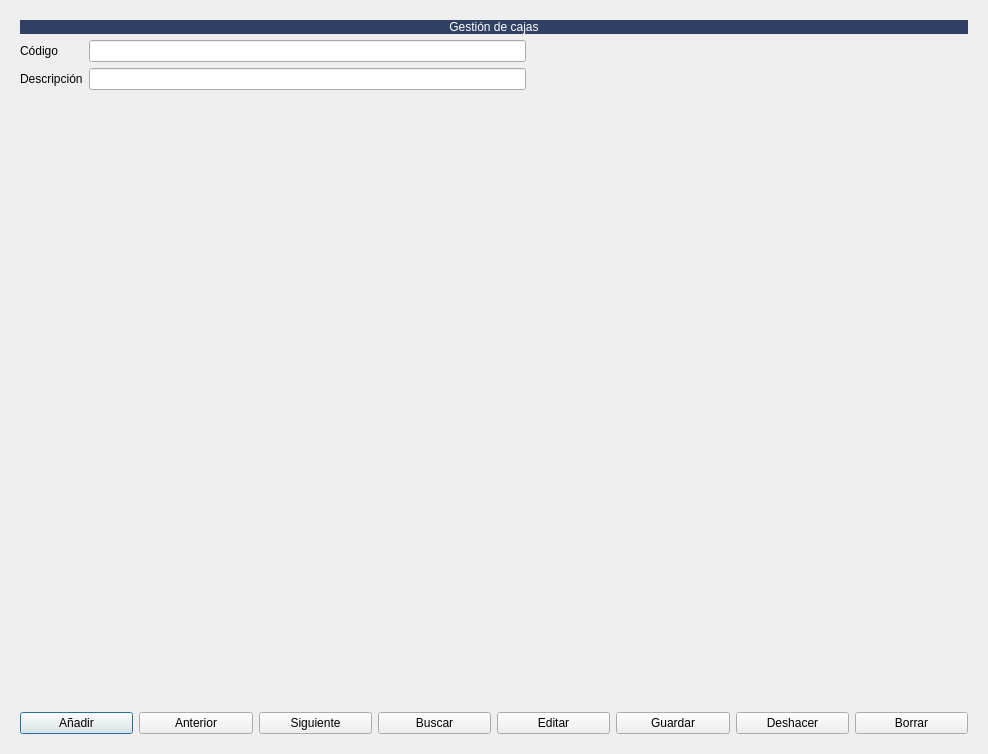
<?xml version="1.0" encoding="UTF-8"?>
<ui version="4.0">
 <class>FrmCajas</class>
 <widget class="QDialog" name="FrmCajas">
  <property name="geometry">
   <rect>
    <x>0</x>
    <y>0</y>
    <width>988</width>
    <height>754</height>
   </rect>
  </property>
  <property name="windowTitle">
   <string>Form</string>
  </property>
  <layout class="QGridLayout" name="gridLayout">
   <item row="0" column="1">
    <widget class="QStackedWidget" name="stackedWidget">
     <property name="currentIndex">
      <number>1</number>
     </property>
     <widget class="QWidget" name="page">
      <layout class="QGridLayout" name="gridLayout_2">
       <item row="0" column="0">
        <widget class="QTableView" name="tablaBusqueda"/>
       </item>
      </layout>
     </widget>
     <widget class="QWidget" name="page_2">
      <layout class="QGridLayout" name="gridLayout_3">
       <item row="1" column="0">
        <widget class="QLabel" name="label_2">
         <property name="text">
          <string>Código</string>
         </property>
         <property name="buddy">
          <cstring>lineEditCaja</cstring>
         </property>
        </widget>
       </item>
       <item row="3" column="2">
        <spacer name="verticalSpacer">
         <property name="orientation">
          <enum>Qt::Vertical</enum>
         </property>
         <property name="sizeHint" stdset="0">
          <size>
           <width>20</width>
           <height>40</height>
          </size>
         </property>
        </spacer>
       </item>
       <item row="1" column="1">
        <widget class="QLineEdit" name="lineEditCaja">
         <property name="enabled">
          <bool>true</bool>
         </property>
        </widget>
       </item>
       <item row="0" column="0" colspan="3">
        <widget class="QLabel" name="label">
         <property name="palette">
          <palette>
           <active>
            <colorrole role="WindowText">
             <brush brushstyle="SolidPattern">
              <color alpha="255">
               <red>255</red>
               <green>255</green>
               <blue>255</blue>
              </color>
             </brush>
            </colorrole>
            <colorrole role="Button">
             <brush brushstyle="SolidPattern">
              <color alpha="255">
               <red>48</red>
               <green>65</green>
               <blue>99</blue>
              </color>
             </brush>
            </colorrole>
            <colorrole role="Light">
             <brush brushstyle="SolidPattern">
              <color alpha="255">
               <red>0</red>
               <green>0</green>
               <blue>191</blue>
              </color>
             </brush>
            </colorrole>
            <colorrole role="Midlight">
             <brush brushstyle="SolidPattern">
              <color alpha="255">
               <red>0</red>
               <green>0</green>
               <blue>159</blue>
              </color>
             </brush>
            </colorrole>
            <colorrole role="Dark">
             <brush brushstyle="SolidPattern">
              <color alpha="255">
               <red>0</red>
               <green>0</green>
               <blue>63</blue>
              </color>
             </brush>
            </colorrole>
            <colorrole role="Mid">
             <brush brushstyle="SolidPattern">
              <color alpha="255">
               <red>0</red>
               <green>0</green>
               <blue>84</blue>
              </color>
             </brush>
            </colorrole>
            <colorrole role="Text">
             <brush brushstyle="SolidPattern">
              <color alpha="255">
               <red>255</red>
               <green>255</green>
               <blue>255</blue>
              </color>
             </brush>
            </colorrole>
            <colorrole role="BrightText">
             <brush brushstyle="SolidPattern">
              <color alpha="255">
               <red>255</red>
               <green>255</green>
               <blue>255</blue>
              </color>
             </brush>
            </colorrole>
            <colorrole role="ButtonText">
             <brush brushstyle="SolidPattern">
              <color alpha="255">
               <red>255</red>
               <green>255</green>
               <blue>255</blue>
              </color>
             </brush>
            </colorrole>
            <colorrole role="Base">
             <brush brushstyle="SolidPattern">
              <color alpha="255">
               <red>48</red>
               <green>65</green>
               <blue>99</blue>
              </color>
             </brush>
            </colorrole>
            <colorrole role="Window">
             <brush brushstyle="SolidPattern">
              <color alpha="255">
               <red>48</red>
               <green>65</green>
               <blue>99</blue>
              </color>
             </brush>
            </colorrole>
            <colorrole role="Shadow">
             <brush brushstyle="SolidPattern">
              <color alpha="255">
               <red>0</red>
               <green>0</green>
               <blue>0</blue>
              </color>
             </brush>
            </colorrole>
            <colorrole role="AlternateBase">
             <brush brushstyle="SolidPattern">
              <color alpha="255">
               <red>0</red>
               <green>0</green>
               <blue>63</blue>
              </color>
             </brush>
            </colorrole>
            <colorrole role="ToolTipBase">
             <brush brushstyle="SolidPattern">
              <color alpha="255">
               <red>255</red>
               <green>255</green>
               <blue>220</blue>
              </color>
             </brush>
            </colorrole>
            <colorrole role="ToolTipText">
             <brush brushstyle="SolidPattern">
              <color alpha="255">
               <red>0</red>
               <green>0</green>
               <blue>0</blue>
              </color>
             </brush>
            </colorrole>
           </active>
           <inactive>
            <colorrole role="WindowText">
             <brush brushstyle="SolidPattern">
              <color alpha="255">
               <red>255</red>
               <green>255</green>
               <blue>255</blue>
              </color>
             </brush>
            </colorrole>
            <colorrole role="Button">
             <brush brushstyle="SolidPattern">
              <color alpha="255">
               <red>48</red>
               <green>65</green>
               <blue>99</blue>
              </color>
             </brush>
            </colorrole>
            <colorrole role="Light">
             <brush brushstyle="SolidPattern">
              <color alpha="255">
               <red>0</red>
               <green>0</green>
               <blue>191</blue>
              </color>
             </brush>
            </colorrole>
            <colorrole role="Midlight">
             <brush brushstyle="SolidPattern">
              <color alpha="255">
               <red>0</red>
               <green>0</green>
               <blue>159</blue>
              </color>
             </brush>
            </colorrole>
            <colorrole role="Dark">
             <brush brushstyle="SolidPattern">
              <color alpha="255">
               <red>0</red>
               <green>0</green>
               <blue>63</blue>
              </color>
             </brush>
            </colorrole>
            <colorrole role="Mid">
             <brush brushstyle="SolidPattern">
              <color alpha="255">
               <red>0</red>
               <green>0</green>
               <blue>84</blue>
              </color>
             </brush>
            </colorrole>
            <colorrole role="Text">
             <brush brushstyle="SolidPattern">
              <color alpha="255">
               <red>255</red>
               <green>255</green>
               <blue>255</blue>
              </color>
             </brush>
            </colorrole>
            <colorrole role="BrightText">
             <brush brushstyle="SolidPattern">
              <color alpha="255">
               <red>255</red>
               <green>255</green>
               <blue>255</blue>
              </color>
             </brush>
            </colorrole>
            <colorrole role="ButtonText">
             <brush brushstyle="SolidPattern">
              <color alpha="255">
               <red>255</red>
               <green>255</green>
               <blue>255</blue>
              </color>
             </brush>
            </colorrole>
            <colorrole role="Base">
             <brush brushstyle="SolidPattern">
              <color alpha="255">
               <red>48</red>
               <green>65</green>
               <blue>99</blue>
              </color>
             </brush>
            </colorrole>
            <colorrole role="Window">
             <brush brushstyle="SolidPattern">
              <color alpha="255">
               <red>48</red>
               <green>65</green>
               <blue>99</blue>
              </color>
             </brush>
            </colorrole>
            <colorrole role="Shadow">
             <brush brushstyle="SolidPattern">
              <color alpha="255">
               <red>0</red>
               <green>0</green>
               <blue>0</blue>
              </color>
             </brush>
            </colorrole>
            <colorrole role="AlternateBase">
             <brush brushstyle="SolidPattern">
              <color alpha="255">
               <red>0</red>
               <green>0</green>
               <blue>63</blue>
              </color>
             </brush>
            </colorrole>
            <colorrole role="ToolTipBase">
             <brush brushstyle="SolidPattern">
              <color alpha="255">
               <red>255</red>
               <green>255</green>
               <blue>220</blue>
              </color>
             </brush>
            </colorrole>
            <colorrole role="ToolTipText">
             <brush brushstyle="SolidPattern">
              <color alpha="255">
               <red>0</red>
               <green>0</green>
               <blue>0</blue>
              </color>
             </brush>
            </colorrole>
           </inactive>
           <disabled>
            <colorrole role="WindowText">
             <brush brushstyle="SolidPattern">
              <color alpha="255">
               <red>255</red>
               <green>255</green>
               <blue>255</blue>
              </color>
             </brush>
            </colorrole>
            <colorrole role="Button">
             <brush brushstyle="SolidPattern">
              <color alpha="255">
               <red>48</red>
               <green>65</green>
               <blue>99</blue>
              </color>
             </brush>
            </colorrole>
            <colorrole role="Light">
             <brush brushstyle="SolidPattern">
              <color alpha="255">
               <red>0</red>
               <green>0</green>
               <blue>191</blue>
              </color>
             </brush>
            </colorrole>
            <colorrole role="Midlight">
             <brush brushstyle="SolidPattern">
              <color alpha="255">
               <red>0</red>
               <green>0</green>
               <blue>159</blue>
              </color>
             </brush>
            </colorrole>
            <colorrole role="Dark">
             <brush brushstyle="SolidPattern">
              <color alpha="255">
               <red>0</red>
               <green>0</green>
               <blue>63</blue>
              </color>
             </brush>
            </colorrole>
            <colorrole role="Mid">
             <brush brushstyle="SolidPattern">
              <color alpha="255">
               <red>0</red>
               <green>0</green>
               <blue>84</blue>
              </color>
             </brush>
            </colorrole>
            <colorrole role="Text">
             <brush brushstyle="SolidPattern">
              <color alpha="255">
               <red>255</red>
               <green>255</green>
               <blue>255</blue>
              </color>
             </brush>
            </colorrole>
            <colorrole role="BrightText">
             <brush brushstyle="SolidPattern">
              <color alpha="255">
               <red>255</red>
               <green>255</green>
               <blue>255</blue>
              </color>
             </brush>
            </colorrole>
            <colorrole role="ButtonText">
             <brush brushstyle="SolidPattern">
              <color alpha="255">
               <red>255</red>
               <green>255</green>
               <blue>255</blue>
              </color>
             </brush>
            </colorrole>
            <colorrole role="Base">
             <brush brushstyle="SolidPattern">
              <color alpha="255">
               <red>48</red>
               <green>65</green>
               <blue>99</blue>
              </color>
             </brush>
            </colorrole>
            <colorrole role="Window">
             <brush brushstyle="SolidPattern">
              <color alpha="255">
               <red>48</red>
               <green>65</green>
               <blue>99</blue>
              </color>
             </brush>
            </colorrole>
            <colorrole role="Shadow">
             <brush brushstyle="SolidPattern">
              <color alpha="255">
               <red>0</red>
               <green>0</green>
               <blue>0</blue>
              </color>
             </brush>
            </colorrole>
            <colorrole role="AlternateBase">
             <brush brushstyle="SolidPattern">
              <color alpha="255">
               <red>0</red>
               <green>0</green>
               <blue>127</blue>
              </color>
             </brush>
            </colorrole>
            <colorrole role="ToolTipBase">
             <brush brushstyle="SolidPattern">
              <color alpha="255">
               <red>255</red>
               <green>255</green>
               <blue>220</blue>
              </color>
             </brush>
            </colorrole>
            <colorrole role="ToolTipText">
             <brush brushstyle="SolidPattern">
              <color alpha="255">
               <red>0</red>
               <green>0</green>
               <blue>0</blue>
              </color>
             </brush>
            </colorrole>
           </disabled>
          </palette>
         </property>
         <property name="layoutDirection">
          <enum>Qt::LeftToRight</enum>
         </property>
         <property name="autoFillBackground">
          <bool>false</bool>
         </property>
         <property name="styleSheet">
          <string notr="true">font: 14pt &quot;Sans Serif&quot;;
color: rgb(255, 255, 255);
background-color: #304163;</string>
         </property>
         <property name="frameShape">
          <enum>QFrame::NoFrame</enum>
         </property>
         <property name="text">
          <string>Gestión de cajas</string>
         </property>
         <property name="scaledContents">
          <bool>false</bool>
         </property>
         <property name="alignment">
          <set>Qt::AlignCenter</set>
         </property>
        </widget>
       </item>
       <item row="1" column="2">
        <spacer name="horizontalSpacer">
         <property name="orientation">
          <enum>Qt::Horizontal</enum>
         </property>
         <property name="sizeHint" stdset="0">
          <size>
           <width>40</width>
           <height>20</height>
          </size>
         </property>
        </spacer>
       </item>
       <item row="6" column="0" colspan="3">
        <layout class="QHBoxLayout" name="horizontalLayout">
         <item>
          <widget class="QPushButton" name="btnAnadir">
           <property name="text">
            <string>Añadir</string>
           </property>
           <property name="icon">
            <iconset resource="../maya.qrc">
             <normaloff>:/Icons/PNG/add.png</normaloff>:/Icons/PNG/add.png</iconset>
           </property>
          </widget>
         </item>
         <item>
          <widget class="QPushButton" name="btnAnterior">
           <property name="text">
            <string>Anterior</string>
           </property>
           <property name="icon">
            <iconset resource="../maya.qrc">
             <normaloff>:/Icons/PNG/Previous.png</normaloff>:/Icons/PNG/Previous.png</iconset>
           </property>
          </widget>
         </item>
         <item>
          <widget class="QPushButton" name="btnSiguiente">
           <property name="text">
            <string>Siguiente</string>
           </property>
           <property name="icon">
            <iconset resource="../maya.qrc">
             <normaloff>:/Icons/PNG/Next.png</normaloff>:/Icons/PNG/Next.png</iconset>
           </property>
          </widget>
         </item>
         <item>
          <widget class="QPushButton" name="btnBuscar">
           <property name="text">
            <string>Buscar</string>
           </property>
           <property name="icon">
            <iconset resource="../maya.qrc">
             <normaloff>:/Icons/PNG/search.png</normaloff>:/Icons/PNG/search.png</iconset>
           </property>
          </widget>
         </item>
         <item>
          <widget class="QPushButton" name="btnEditar">
           <property name="text">
            <string>Editar</string>
           </property>
           <property name="icon">
            <iconset resource="../maya.qrc">
             <normaloff>:/Icons/PNG/edit.png</normaloff>:/Icons/PNG/edit.png</iconset>
           </property>
          </widget>
         </item>
         <item>
          <widget class="QPushButton" name="btnGuardar">
           <property name="text">
            <string>Guardar</string>
           </property>
           <property name="icon">
            <iconset resource="../maya.qrc">
             <normaloff>:/Icons/PNG/Save.png</normaloff>:/Icons/PNG/Save.png</iconset>
           </property>
          </widget>
         </item>
         <item>
          <widget class="QPushButton" name="btnDeshacer">
           <property name="text">
            <string>Deshacer</string>
           </property>
           <property name="icon">
            <iconset resource="../maya.qrc">
             <normaloff>:/Icons/PNG/undo.png</normaloff>:/Icons/PNG/undo.png</iconset>
           </property>
          </widget>
         </item>
         <item>
          <widget class="QPushButton" name="btnBorrar">
           <property name="text">
            <string>Borrar</string>
           </property>
           <property name="icon">
            <iconset resource="../maya.qrc">
             <normaloff>:/Icons/PNG/Delete.png</normaloff>:/Icons/PNG/Delete.png</iconset>
           </property>
          </widget>
         </item>
        </layout>
       </item>
       <item row="2" column="1">
        <widget class="QLineEdit" name="lineEditDescripcion"/>
       </item>
       <item row="2" column="0">
        <widget class="QLabel" name="label_3">
         <property name="text">
          <string>Descripción</string>
         </property>
        </widget>
       </item>
      </layout>
     </widget>
    </widget>
   </item>
  </layout>
 </widget>
 <tabstops>
  <tabstop>tablaBusqueda</tabstop>
  <tabstop>lineEditCaja</tabstop>
  <tabstop>lineEditDescripcion</tabstop>
  <tabstop>btnGuardar</tabstop>
  <tabstop>btnDeshacer</tabstop>
  <tabstop>btnAnadir</tabstop>
  <tabstop>btnAnterior</tabstop>
  <tabstop>btnSiguiente</tabstop>
  <tabstop>btnBuscar</tabstop>
  <tabstop>btnEditar</tabstop>
  <tabstop>btnBorrar</tabstop>
 </tabstops>
 <resources>
  <include location="../maya.qrc"/>
 </resources>
 <connections/>
</ui>
